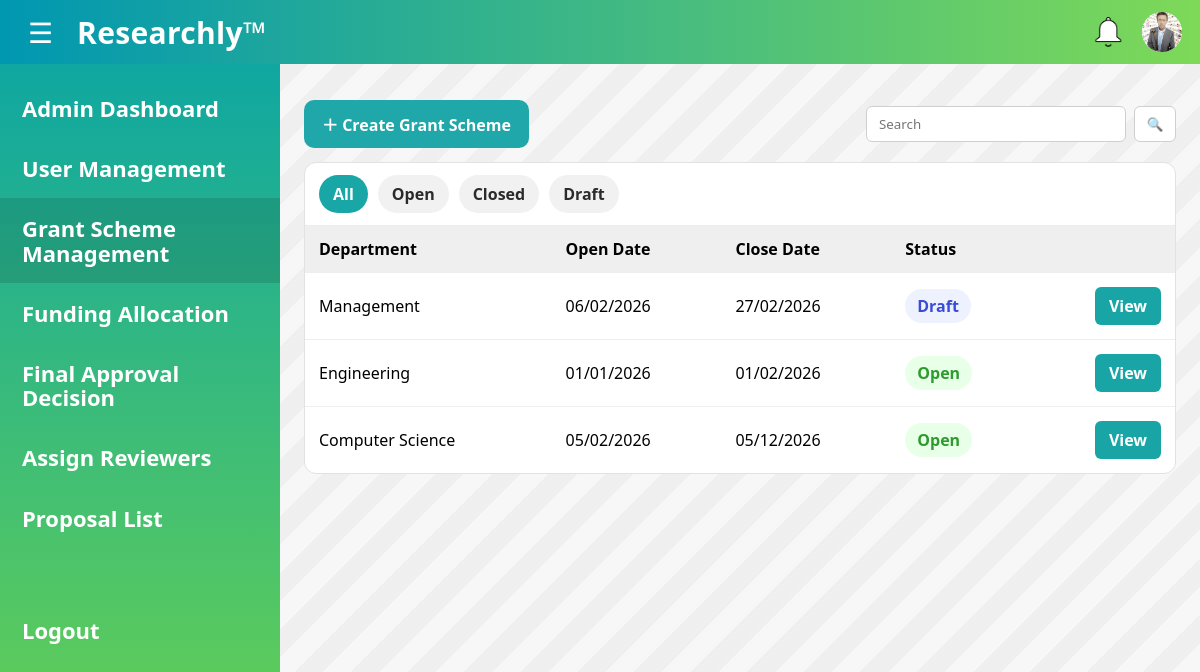
Page /admin/grants (signed in) on the earlier database version.
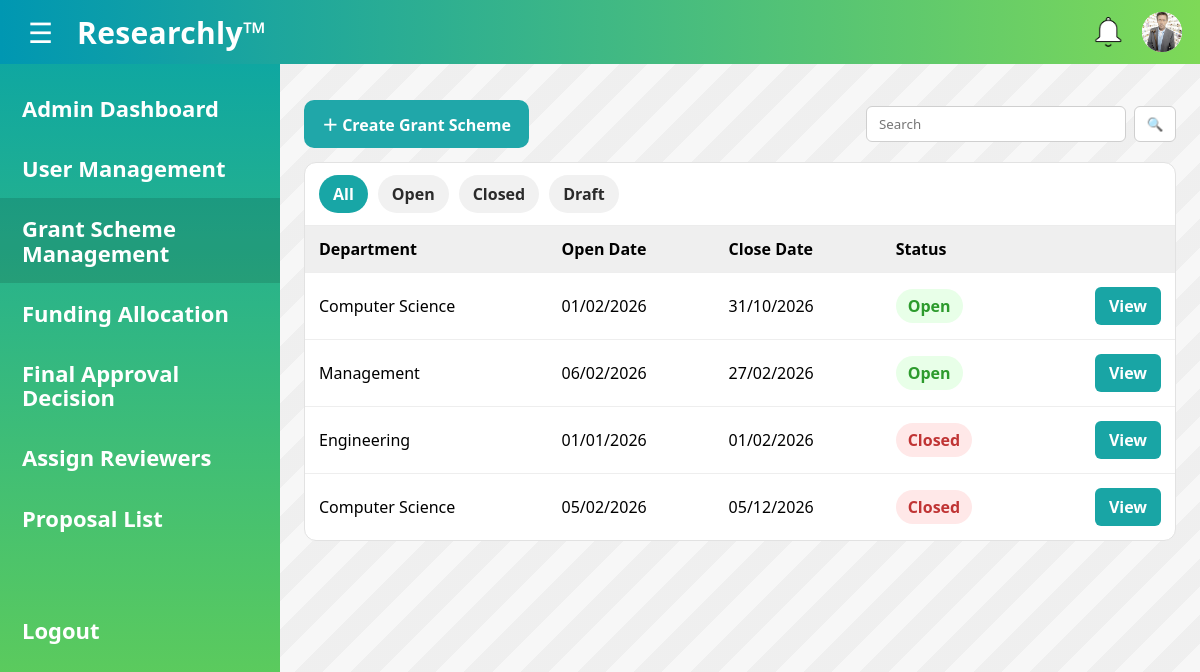
Same page on the later database version.
### main.py (models this page shows)
class UserProfile(db.Model):
    user_id = db.Column(db.String(36), db.ForeignKey('user.id'), primary_key=True)
    contact_number = db.Column(db.String(15), nullable=True)
    address = db.Column(db.String(100), nullable=True)
    emergency_contact_name = db.Column(db.String(80), nullable=True)
    emergency_contact_number = db.Column(db.String(15), nullable=True)
    profile_picture = db.Column(db.String(255), nullable=True)
    department_name = db.Column(db.String(80), nullable=True)
    role = db.Column(db.String(20), nullable=False, default="UNASSIGNED")
    created_at = db.Column(db.DateTime, default=lambda: datetime.now(timezone.utc), nullable=False)
    account_status = db.Column(db.String(15), nullable=False)

class GrantScheme(db.Model):
    scheme_id = db.Column(db.String(36), primary_key=True, default=lambda: str(uuid.uuid4()))
    admin_id = db.Column(
        db.String(36),
        db.ForeignKey('admin.admin_id'),
    )
    department_id = db.Column(
        db.String(36),
        db.ForeignKey('department.department_id'),
    )
    description = db.Column(db.String(500), nullable=False)
    eligibiliity = db.Column(db.String(500), nullable=False)
    open_date = db.Column(db.Date, nullable=False)
    close_date = db.Column(db.Date, nullable=False)
    max_budget = db.Column(db.Integer, nullable=False)
    project_duration_limit = db.Column(db.Integer, nullable=False)
    required_documents = db.Column(db.String(500), nullable=False)
    reporting_requirements = db.Column(db.String(500), nullable=False)
    scheme_status = db.Column(db.String(20), nullable=False)
    created_at = db.Column(db.DateTime, default=lambda:datetime.now(timezone.utc), nullable=False)
    updated_at = db.Column(db.DateTime, default=lambda:datetime.now(timezone.utc), onupdate=lambda:datetime.now(timezone.utc), nullable=False)

class Department(db.Model):
    department_id = db.Column(db.String(36), primary_key=True, default=lambda: str(uuid.uuid4()))
    hod_id = db.Column(
        db.String(36),
        db.ForeignKey('hod.hod_id')
    )
    department_name = db.Column(db.String(50), nullable=False)
    department_description = db.Column(db.String(500), nullable=False)

### main.py (the view)
@app.route("/admin/grants")
@login_required
@admin_required
def admin_grants():
    q = (request.args.get("q") or "").strip()
    status = (request.args.get("status") or "ALL").upper()
    prof = get_profile(current_user.id)
    query = db.session.query(GrantScheme, Department)\
        .outerjoin(Department, GrantScheme.department_id == Department.department_id)
    if q:
        like = f"%{q}%"
        query = query.filter(
            (Department.department_name.ilike(like)) |
            (GrantScheme.description.ilike(like))
        )
    rows = query.order_by(GrantScheme.created_at.desc()).all()
    today = date.today()
    changed = False
    for scheme, _dept in rows:
        if (scheme.scheme_status or "").upper() == "OPEN" and scheme.close_date and today > scheme.close_date:
            scheme.scheme_status = "CLOSED"
            changed = True
    if changed:
        db.session.commit()
    if status != "ALL":
        rows = [(s, d) for (s, d) in rows if (s.scheme_status or "").upper() == status]
    return render_template(
        "admin_grant_scheme_management.html",
        rows=rows,
        q=q,
        status=status,
        prof=prof
    )

### main.py (called while the page is built)
@login_manager.user_loader
def load_user(user_id):
    return User.query.get(user_id)

def get_profile(user_id: str):
    return UserProfile.query.filter_by(user_id=user_id).first()

def is_admin_user(user: User) -> bool:
    prof = get_profile(user.id)
    return bool(prof and prof.account_status == "ACTIVE" and prof.role == "ADMIN")

def admin_required(fn):
    @wraps(fn)
    def wrapper(*args, **kwargs):
        if not current_user.is_authenticated:
            return login_manager.unauthorized()
        if not is_admin_user(current_user):
            abort(403)
        return fn(*args, **kwargs)
    return wrapper

@app.context_processor
def inject_profile():
    if current_user.is_authenticated:
        return {"prof": get_profile(current_user.id)}
    return {"prof": None}

### templates/admin_grant_scheme_management.html (shortened to what this page needs)
<!DOCTYPE html>
<html lang="en">
<head>
  <link rel="stylesheet" href="{{ url_for('static', filename='css/admin_grant_scheme_management.css') }}">
  <link rel="stylesheet" href="{{ url_for('static', filename='css/colors.css') }}">
</head>
<body>
  <header class="topbar">
    <div class="left">
      <button class="hamburger" type="button" aria-label="Menu">&#9776;</button>
      <div class="brand">Researchly™</div>
    </div>
    <div class="icons">
      <span class="icon bell" title="Notifications"></span>
      <a href="{{ url_for('view_profile') }}" class="icon user" title="Profile">
        {% if prof and prof.profile_picture %}
          <img class="top-avatar"
               src="{{ url_for('static', filename='uploads/' ~ prof.profile_picture) }}"
               alt="Profile">
        {% else %}
          <span class="fallback-user">👤</span>
        {% endif %}
      </a>
    </div>
  </header>
  <main class="layout">
    <aside class="sidebar">
      <a class="side-link" href="{{ url_for('admin_dashboard') }}">Admin Dashboard</a>
      <a class="side-link" href="{{ url_for('admin_users', status='PENDING') }}">User Management</a>
      <a class="side-link active" href="{{ url_for('admin_grants', status='ALL', q=q) }}">Grant Scheme<br/>Management</a>
      <a class="side-link" href="#">Funding Allocation</a>
      <a class="side-link" href="#">Final Approval<br/>Decision</a>
      <a class="side-link" href="#">Assign Reviewers</a>
      <a class="side-link" href="#">Proposal List</a>
      <div class="side-spacer"></div>
      <a class="side-link logout" href="{{ url_for('logout') }}">Logout</a>
    </aside>
    <section class="content">
      <div class="toolbar">
        <a class="btn-create" href="{{ url_for('admin_grant_create') }}">＋ Create Grant Scheme</a>
        <form class="search" method="GET" action="{{ url_for('admin_grants') }}">
          <input type="text" name="q" value="{{ q }}" placeholder="Search">
          <button type="submit">🔍</button>
        </form>
      </div>
      <div class="card">
        <div class="tabs">
          <a class="tab {{ 'active' if status=='ALL' else '' }}" href="{{ url_for('admin_grants', status='ALL', q=q) }}">All</a>
          <a class="tab {{ 'active' if status=='OPEN' else '' }}" href="{{ url_for('admin_grants', status='OPEN', q=q) }}">Open</a>
          <a class="tab {{ 'active' if status=='CLOSED' else '' }}" href="{{ url_for('admin_grants', status='CLOSED', q=q) }}">Closed</a>
          <a class="tab {{ 'active' if status=='DRAFT' else '' }}" href="{{ url_for('admin_grants', status='DRAFT', q=q) }}">Draft</a>
        </div>
        <table class="table">
          <thead>
            <tr>
              <th>Department</th>
              <th>Open Date</th>
              <th>Close Date</th>
              <th>Status</th>
              <th></th>
            </tr>
          </thead>
          <tbody>
          {% for scheme, dept in rows %}
            <tr>
              <td>{{ dept.department_name if dept else '(No department linked)' }}</td>
              <td>{{ scheme.open_date.strftime('%d/%m/%Y') }}</td>
              <td>{{ scheme.close_date.strftime('%d/%m/%Y') }}</td>
              <td>
                <span class="badge {{ scheme.scheme_status|lower }}">{{ scheme.scheme_status|capitalize }}</span>
              </td>
              <td class="actions">
                <a class="btn-view" href="{{ url_for('admin_grant_view', scheme_id=scheme.scheme_id) }}">View</a>
              </td>
            </tr>
          {% else %}
            <tr><td colspan="5" class="empty">No schemes found.</td></tr>
          {% endfor %}
          </tbody>
        </table>
      </div>
    </section>
  </main>
</body>
</html>

### static/css/admin_grant_scheme_management.css (style rules this page uses)
* { box-sizing: border-box; font-family: "Segoe UI", Arial, sans-serif; }
body { margin: 0; min-height: 100vh; background: #f7f7f7; }
.topbar { height: 64px; padding: 0 18px; display: flex; align-items: center; justify-content: space-between; background: linear-gradient(90deg, var(--accent-2), var(--accent-1)); color: #fff; }
.topbar .left { display: flex; align-items: center; gap: 14px; }
.hamburger { border: none; background: transparent; color: #fff; font-size: 28px; cursor: pointer; padding: 6px 10px; border-radius: 10px; }
.brand { font-size: 30px; font-weight: 800; letter-spacing: 0.3px; }
.icons { display: flex; gap: 14px; align-items: center; }
.icon { width: 40px; height: 40px; display: inline-block; position: relative; }
.icon.bell { background-image: url('../img/white_bell.png'); background-size: contain; background-repeat: no-repeat; background-position: center; }
.icon.user { width: 40px; height: 40px; border-radius: 50%; overflow: hidden; display: inline-flex; align-items: center; justify-content: center; background: #fff; text-decoration: none; flex: 0 0 40px; }
.icon.user .top-avatar { width: 100%; height: 100%; object-fit: cover; display: block; }
.layout { display: grid; grid-template-columns: 280px 1fr; min-height: calc(100vh - 64px); }
.sidebar { background: linear-gradient(180deg, #0fa7a1, #6bd24f); padding: 14px 0; color: #fff; }
.side-link { display: block; padding: 18px 22px; color: #fff; text-decoration: none; font-weight: 700; font-size: 22px; line-height: 1.1; }
.side-link.active { background: rgba(0,0,0,0.12); }
.side-spacer { height: 40px; }
.side-link.logout { margin-top: 12px; }
.content { padding: 26px 24px 40px; background: repeating-linear-gradient( 135deg, rgba(0,0,0,0.03) 0, rgba(0,0,0,0.03) 20px, rgba(255,255,255,0) 20px, rgba(255,255,255,0) 40px ); }
.toolbar { display: flex; justify-content: space-between; align-items: center; gap: 14px; margin: 10px 0 14px; }
.btn-create { background: #20a7a9; color: #fff; text-decoration: none; font-weight: 800; padding: 12px 18px; border-radius: 10px; display: inline-flex; align-items: center; gap: 10px; }
.search { display: flex; gap: 8px; align-items: center; }
.search input { height: 36px; width: 260px; padding: 0 12px; border: 1px solid #cfcfcf; border-radius: 6px; background: #fff; }
.search button { height: 36px; width: 42px; border: 1px solid #cfcfcf; border-radius: 6px; background: #fff; cursor: pointer; }
.card { background: #fff; border-radius: 12px; border: 1px solid #e2e2e2; overflow: hidden; }
.tabs { display: flex; gap: 10px; padding: 12px 14px; border-bottom: 1px solid #ececec; }
.tab { padding: 8px 14px; border-radius: 999px; text-decoration: none; font-weight: 800; color: #2b2b2b; background: #f1f1f1; }
.tab.active { background: #18a6a6; color: #fff; }
.table { width: 100%; border-collapse: collapse; }
.table thead th { background: #efefef; text-align: left; padding: 12px 14px; font-weight: 800; }
.table tbody td { padding: 14px; border-top: 1px solid #eee; }
.actions { text-align: right; }
.btn-view { background: #19a5a5; color: #fff; text-decoration: none; font-weight: 800; padding: 8px 14px; border-radius: 6px; display: inline-block; }
.badge { padding: 6px 12px; border-radius: 999px; font-weight: 800; display: inline-block; }
.badge.open { background: #e8ffe8; color: #2d9b2d; }
.badge.closed { background: #ffe8e8; color: #c03434; }

### static/css/colors.css (style rules this page uses)
:root { --accent-1: #7ed957; --accent-2: #0097b2; --font-1: #28a5a8; }

Differences in the rows shown:
added GrantScheme: department_name "Computer Science", open_date "01/02/2026", close_date "31/10/2026", scheme_status "Open"
changed GrantScheme "Management": scheme_status "Draft" → "Open"
changed GrantScheme "Engineering": scheme_status "Open" → "Closed"
changed GrantScheme (number 4 of 4 on the later page): scheme_status "Open" → "Closed"
